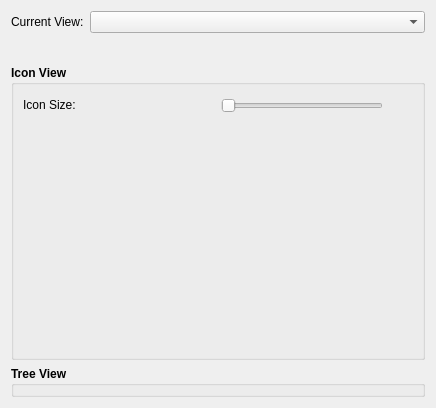
<ui version="4.0" >
 <class>AkuViewOptionWidget</class>
 <widget class="QWidget" name="AkuViewOptionWidget" >
  <property name="geometry" >
   <rect>
    <x>0</x>
    <y>0</y>
    <width>436</width>
    <height>408</height>
   </rect>
  </property>
  <property name="windowTitle" >
   <string>Form</string>
  </property>
  <layout class="QVBoxLayout" name="verticalLayout_2" >
   <item>
    <layout class="QVBoxLayout" name="verticalLayout" >
     <item>
      <layout class="QHBoxLayout" name="horizontalLayout" >
       <item>
        <widget class="QLabel" name="viewlabel" >
         <property name="sizePolicy" >
          <sizepolicy vsizetype="Fixed" hsizetype="Fixed" >
           <horstretch>0</horstretch>
           <verstretch>0</verstretch>
          </sizepolicy>
         </property>
         <property name="font" >
          <font>
           <weight>50</weight>
           <bold>false</bold>
          </font>
         </property>
         <property name="text" >
          <string>Current View:</string>
         </property>
        </widget>
       </item>
       <item>
        <widget class="QComboBox" name="comboBox" >
         <property name="layoutDirection" >
          <enum>Qt::LeftToRight</enum>
         </property>
         <property name="autoFillBackground" >
          <bool>false</bool>
         </property>
         <property name="sizeAdjustPolicy" >
          <enum>QComboBox::AdjustToContents</enum>
         </property>
         <property name="frame" >
          <bool>true</bool>
         </property>
        </widget>
       </item>
      </layout>
     </item>
     <item>
      <spacer name="verticalSpacer" >
       <property name="orientation" >
        <enum>Qt::Vertical</enum>
       </property>
       <property name="sizeType" >
        <enum>QSizePolicy::Maximum</enum>
       </property>
       <property name="sizeHint" stdset="0" >
        <size>
         <width>20</width>
         <height>26</height>
        </size>
       </property>
      </spacer>
     </item>
     <item>
      <widget class="QGroupBox" name="iconBox" >
       <property name="sizePolicy" >
        <sizepolicy vsizetype="Expanding" hsizetype="Preferred" >
         <horstretch>0</horstretch>
         <verstretch>0</verstretch>
        </sizepolicy>
       </property>
       <property name="font" >
        <font>
         <weight>75</weight>
         <bold>true</bold>
        </font>
       </property>
       <property name="title" >
        <string>Icon View</string>
       </property>
       <layout class="QVBoxLayout" name="verticalLayout_3" >
        <item>
         <layout class="QHBoxLayout" name="horizontalLayout_2" >
          <item>
           <widget class="QLabel" name="label" >
            <property name="sizePolicy" >
             <sizepolicy vsizetype="Fixed" hsizetype="Minimum" >
              <horstretch>0</horstretch>
              <verstretch>0</verstretch>
             </sizepolicy>
            </property>
            <property name="font" >
             <font>
              <weight>50</weight>
              <bold>false</bold>
             </font>
            </property>
            <property name="text" >
             <string>Icon Size:</string>
            </property>
           </widget>
          </item>
          <item>
           <widget class="QToolButton" name="zoomOutButton" >
            <property name="text" >
             <string/>
            </property>
            <property name="autoRaise" >
             <bool>true</bool>
            </property>
           </widget>
          </item>
          <item>
           <widget class="QSlider" name="iconSizeSlider" >
            <property name="sizePolicy" >
             <sizepolicy vsizetype="Fixed" hsizetype="Minimum" >
              <horstretch>0</horstretch>
              <verstretch>0</verstretch>
             </sizepolicy>
            </property>
            <property name="orientation" >
             <enum>Qt::Horizontal</enum>
            </property>
           </widget>
          </item>
          <item>
           <widget class="QToolButton" name="zoomInButton" >
            <property name="font" >
             <font>
              <weight>50</weight>
              <bold>false</bold>
             </font>
            </property>
            <property name="text" >
             <string/>
            </property>
            <property name="autoRaise" >
             <bool>true</bool>
            </property>
           </widget>
          </item>
         </layout>
        </item>
        <item>
         <spacer name="verticalSpacer_2" >
          <property name="orientation" >
           <enum>Qt::Vertical</enum>
          </property>
          <property name="sizeHint" stdset="0" >
           <size>
            <width>20</width>
            <height>40</height>
           </size>
          </property>
         </spacer>
        </item>
       </layout>
      </widget>
     </item>
     <item>
      <widget class="QGroupBox" name="treeBox" >
       <property name="font" >
        <font>
         <weight>75</weight>
         <bold>true</bold>
        </font>
       </property>
       <property name="title" >
        <string>Tree View</string>
       </property>
      </widget>
     </item>
    </layout>
   </item>
  </layout>
 </widget>
 <resources/>
 <connections/>
</ui>
